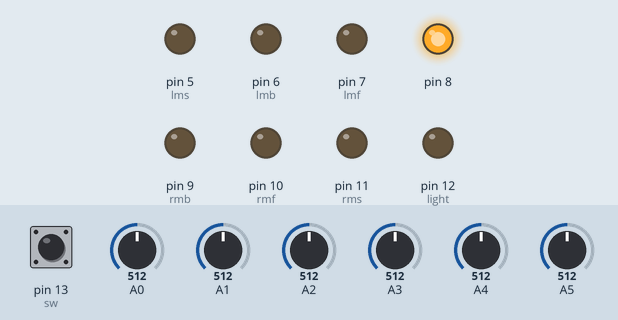
Bench run of a sketch on a simulated Arduino Uno, built with avr-gcc and run on an emulated ATmega328P. Parts: output pins drawn as LEDs (lit = HIGH). Inputs (shaded band) come from the test bench; at power-on: pin 13 (sw) HIGH, A0 = 512, A1 = 512, A2 = 512, A3 = 512, A4 = 512, A5 = 512. EEPROM starts erased; what the sketch prints to the serial monitor is not drawn.

Above: at 1.2 s.
1.3 s: pin 13 (sw) pulled LOW for 0.15 s
At 1.37 s:
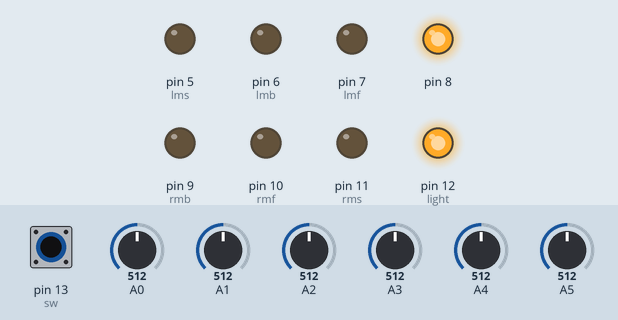
At 3.9 s:
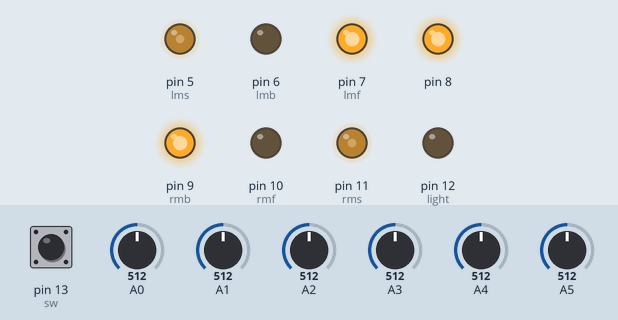
Timing chart, 0 to 7.2 s (numbered marks = the images above; inputs shaded):
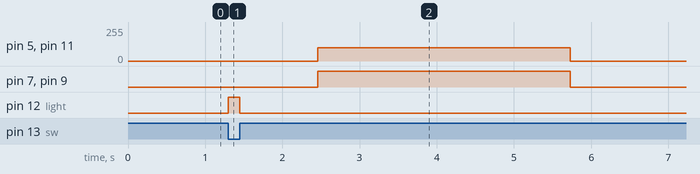

The sketch:

Auto_calibration.ino
```cpp
#include<EEPROM.h>
#define lmf 7
#define lmb 6
#define rmf 10
#define rmb 9
#define lms 5
#define rms 11
#define sw 13
#define light 12

int s[6], maximum[6], minimum[6], mid[6];
int sensor, sum, base[6] = {1, 2, 4, 8, 16, 32};

void setup() {
  Serial.begin(9600);
  pinMode(sw, INPUT_PULLUP);
  pinMode(light, OUTPUT);
  pinMode(lmf, OUTPUT);
  pinMode(lmb, OUTPUT);
  pinMode(rmf, OUTPUT);
  pinMode(rmb, OUTPUT);
  pinMode(8, OUTPUT);
  digitalWrite(8, 1);
  for (int i = 0; i < 6; i++) {
    mid[i] = EEPROM.read(i) * 4;
    maximum[i] = EEPROM.read(i + 6) * 4;
    minimum[i] = EEPROM.read(i + 12) * 4;
    Serial.println(String(maximum[i]) + " " +String(mid[i]) + " " + String(minimum[i]));
  }
}

void loop() {
  int r = button_read();
  if (r == 1) cal();
}

int button_read() {
  int cl = 0;
p:  int t = 0;
  if (digitalRead(sw) == 0) {
    digitalWrite(light, HIGH);
    while (digitalRead(sw) == 0) {
      delay(1); t++;
    }
    digitalWrite(light, LOW);
    if (t > 15) {
      t = 0; cl++;
      while (digitalRead(sw) == HIGH) {
        delay(1); t++;
        if (t > 1000) return cl;
      }
      goto p;
    }
  }
  return cl;
}

void cal() {
  for (int i = 0; i < 6; i++) {
    maximum[i] = 0;
    minimum[i] = 1023;
  }
  motor(100, -100);
  for (int i = 0; i < 5000 ; i++) {
    for (int i = 0; i < 6 ; i++) {
      s[i] = analogRead(i);
      maximum[i] = max(maximum[i], s[i]);
      minimum[i] = min(minimum[i], s[i]);
    }
  }
  motor(0, 0);
  for (int i = 0; i < 6; i++) {
    mid[i] = (maximum[i] + minimum[i]) / 2;
    EEPROM.write(i, mid[i] / 4); delay(10);
    EEPROM.write(i + 6, maximum[i] / 4); delay(10);
    EEPROM.write(i + 12, minimum[i] / 4); delay(10);
  }
}


void reading() {
  sensor = 0; //this is to refresh initial value
  sum = 0;
  for (int i = 0 ; i < 6 ; i++) {
    s[i] = analogRead(i);
    (s[i] > mid[i]) ? s[i] = 1 : s[i] = 0; //conditional statement. this is to convert analog value to digital. if you want to see real analog value, then comment it. but for line follow, you must uncomment it.
    sensor += s[i] * base[i]; //this is to merge all 6 values and imagine them in a single binary number. then i converted it into decimal number to use as final value. better search about base convertion
    sum += s[i]; //finds out total count of sensor
  }
}

void motor(int a, int b) {
  if (a > 0) {
    digitalWrite(lmf, 1);
    digitalWrite(lmb, 0);
  }
  else if (a < 0) {
    a = -a;
    digitalWrite(lmf, 0);
    digitalWrite(lmb, 1);
  }
  else {
    digitalWrite(lmf, 0);
    digitalWrite(lmb, 0);
  }

  if (b > 0) {
    digitalWrite(rmf, 1);
    digitalWrite(rmb, 0);
  }
  else if (b < 0) {
    b = -b;
    digitalWrite(rmf, 0);
    digitalWrite(rmb, 1);
  }
  else {
    digitalWrite(rmf, 0);
    digitalWrite(rmb, 0);
  }

  analogWrite(lms, a);
  analogWrite(rms, b);
}
```

Measured:
- after the input at 1.3 s, pin 5 (lms), pin 11 (rms): 0/255 → 100/255 after 1.2 s, → 0/255 3.3 s later; pin 7 (lmf), pin 9 (rmb): LOW → HIGH after 1.2 s, → LOW 3.3 s later; pin 12 (light): LOW → HIGH at once, → LOW 0.15 s later
